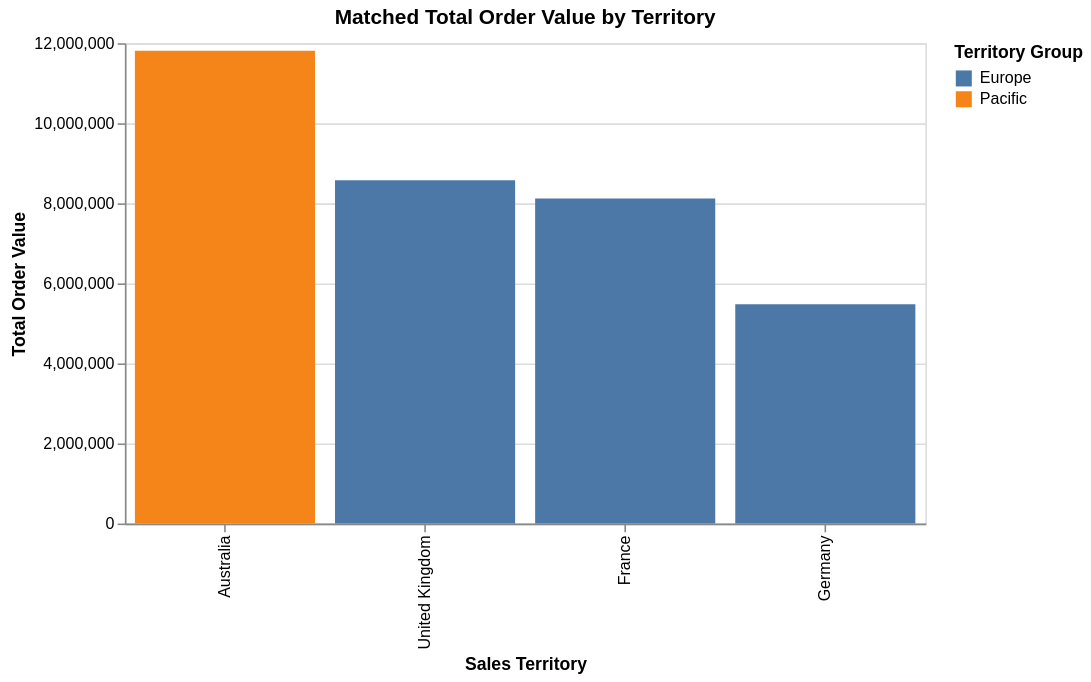

This figure's notebook cell:
### Code cell
alt.Chart(territory_order_summary).mark_bar().encode(
    x=alt.X("name:N", title="Sales Territory", sort="-y"),
    y=alt.Y("total_sales_value:Q", title="Total Order Value"),
    color=alt.Color("group:N", title="Territory Group"),
    tooltip=[
        "name",
        "CountryRegionCode",
        "group",
        alt.Tooltip("total_sales_value:Q", format=",.2f"),
        alt.Tooltip("average_order_value:Q", format=",.2f"),
        "order_count"
    ]
).properties(
    title="Matched Total Order Value by Territory",
    width=500,
    height=300
)

### Figure 1 — Vega-Lite specification as saved in the notebook (floating-point values rounded to 4 significant figures)
{"config": {"view": {"continuousWidth": 300, "continuousHeight": 300}}, "data": {"name": "data-1c13c45a6fea4eda8689572aa3509ff8"}, "mark": {"type": "bar"}, "encoding": {"color": {"field": "group", "title": "Territory Group", "type": "nominal"}, "tooltip": [{"field": "name", "type": "nominal"}, {"field": "CountryRegionCode", "type": "nominal"}, {"field": "group", "type": "nominal"}, {"field": "total_sales_value", "format": ",.2f", "type": "quantitative"}, {"field": "average_order_value", "format": ",.2f", "type": "quantitative"}, {"field": "order_count", "type": "quantitative"}], "x": {"field": "name", "sort": "-y", "title": "Sales Territory", "type": "nominal"}, "y": {"field": "total_sales_value", "title": "Total Order Value", "type": "quantitative"}}, "height": 300, "title": "Matched Total Order Value by Territory", "width": 500, "$schema": "https://vega.github.io/schema/vega-lite/v5.20.1.json", "datasets": {"data-1c13c45a6fea4eda8689572aa3509ff8": [{"name": "Australia", "CountryRegionCode": "AU", "group": "Pacific", "order_count": 6843, "customer_count": 3625, "total_sales_value": 11810000.0, "average_order_value": 1726.0, "online_order_share": 98.17, "first_order_date": "2011-05-30T22:00:00", "last_order_date": "2014-06-29T22:00:00"}, {"name": "France", "CountryRegionCode": "FR", "group": "Europe", "order_count": 2672, "customer_count": 1844, "total_sales_value": 8120000.0, "average_order_value": 3039.0, "online_order_share": 92.96, "first_order_date": "2011-05-30T22:00:00", "last_order_date": "2014-06-27T22:00:00"}, {"name": "Germany", "CountryRegionCode": "DE", "group": "Europe", "order_count": 2623, "customer_count": 1812, "total_sales_value": 5480000.0, "average_order_value": 2089.0, "online_order_share": 94.7, "first_order_date": "2011-06-02T22:00:00", "last_order_date": "2014-06-29T22:00:00"}, {"name": "United Kingdom", "CountryRegionCode": "GB", "group": "Europe", "order_count": 3219, "customer_count": 1951, "total_sales_value": 8574000.0, "average_order_value": 2664.0, "online_order_share": 94.16, "first_order_date": "2011-06-01T22:00:00", "last_order_date": "2014-06-29T22:00:00"}]}}
